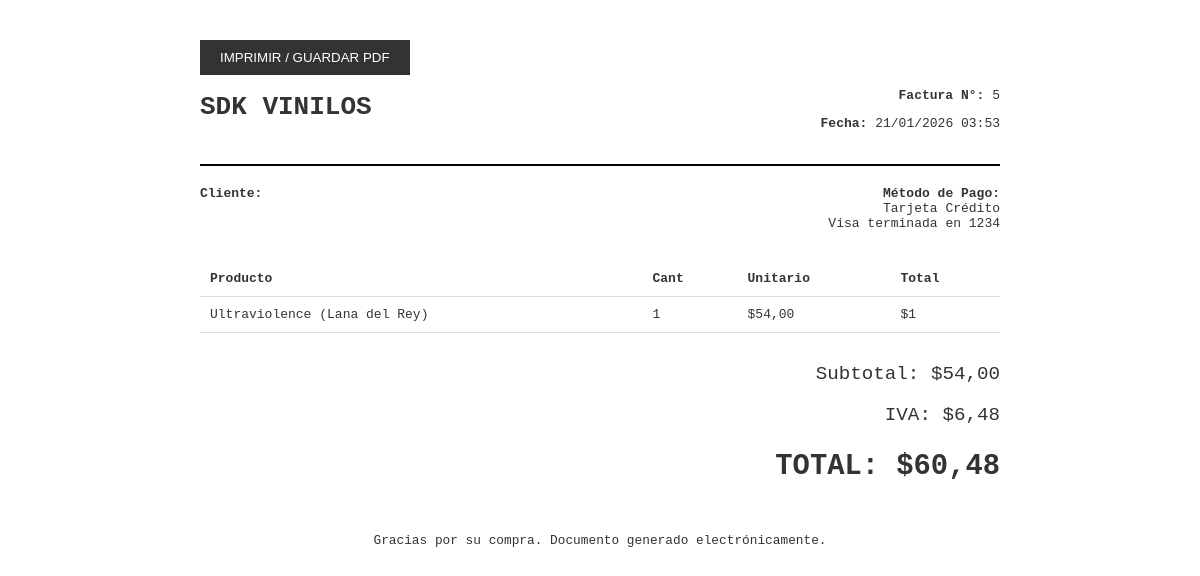
/orden/factura/5/ (signed in), run on the app's committed database.
### tienda/models.py (models this page shows, shortened)
class OrdenVenta(models.Model):
    ESTADOS = [('PENDIENTE', 'Pendiente'), ('PAGADO', 'Pagado'), ('DEVUELTO', 'Devuelto')]
    ESTADOS_ENVIO = [
        ('REVISION', '⏳ En Revisión'),
        ('PREPARANDO', '📦 Preparando Paquete'),
        ('EN_CAMINO', '🚚 En Camino'),
        ('ENTREGADO', '✅ Entregado'),
    ]
    cliente = models.ForeignKey(User, on_delete=models.CASCADE)
    fechaCompra = models.DateTimeField(auto_now_add=True)
    estadoOrden = models.CharField(max_length=20, choices=ESTADOS, default='PENDIENTE')
    subtotalSinImpuestos = models.DecimalField(max_digits=10, decimal_places=2, default=0)
    valorImpuestos = models.DecimalField(max_digits=10, decimal_places=2, default=0)
    valorDescuento = models.DecimalField(max_digits=10, decimal_places=2, default=0)
    totalFinal = models.DecimalField(max_digits=10, decimal_places=2, default=0)
    estadoEntrega = models.CharField(max_length=20, choices=ESTADOS_ENVIO, default='REVISION')
    metodoPago = models.CharField(max_length=50, default='Tarjeta Crédito')
    infoPago = models.CharField(max_length=20, default='**** 0000', verbose_name="Terminación Tarjeta")
    motivoDevolucion = models.TextField(blank=True, null=True)
    montoReembolsado = models.DecimalField(max_digits=10, decimal_places=2, default=0)
    cuponAplicado = models.ForeignKey(CuponDescuento, on_delete=models.SET_NULL, null=True, blank=True)

class DetalleOrden(models.Model):
    orden = models.ForeignKey(OrdenVenta, related_name='detalles', on_delete=models.CASCADE)
    producto = models.ForeignKey(ViniloMusical, on_delete=models.PROTECT)
    cantidad = models.IntegerField(default=1)
    precioUnitarioHistorico = models.DecimalField(max_digits=10, decimal_places=2)

class ViniloMusical(models.Model):
    tituloDisco = models.CharField(max_length=200)
    artistaPrincipal = models.CharField(max_length=200)
    precioUnitario = models.DecimalField(max_digits=10, decimal_places=2)
    stockDisponible = models.IntegerField(default=0)
    porcentajeDescuento = models.IntegerField(default=0, verbose_name="Descuento (%)", help_text="0 para precio normal")
    activo = models.BooleanField(default=True, verbose_name="¿Activo en Tienda?")
    imagenPortada = models.ImageField(upload_to='portadas/', blank=True, null=True)
    imagenUrl = models.URLField(max_length=500, blank=True, null=True, verbose_name="URL de Imagen (Opcional)")
    categoria = models.CharField(max_length=100, verbose_name="Género Musical")
    esNuevo = models.BooleanField(default=True)
    aceptaDevolucion = models.BooleanField(default=True)

### tienda/views.py (the view)
# urls.py: path('orden/factura/<int:orden_id>/', views.verFactura, name='ver_factura'), # PDF/HTML
@login_required
def verFactura(request, orden_id):
    orden = get_object_or_404(OrdenVenta, pk=orden_id)
    if orden.cliente != request.user and not request.user.is_staff:
        return redirect('inicio')
    return render(request, 'tienda/factura_simple.html', {'orden': orden})

### tienda/templates/tienda/factura_simple.html (shortened to what this page needs)
<!DOCTYPE html>
<html lang="es">
<head>
</head>
<body>
    <button onclick="window.print()" class="btn-print">IMPRIMIR / GUARDAR PDF</button>
    <div class="header">
        <h1>SDK VINILOS</h1>
        <div style="text-align: right;">
            <p><strong>Factura N°:</strong> {{ orden.id }}</p>
            <p><strong>Fecha:</strong> {{ orden.fechaCompra|date:"d/m/Y H:i" }}</p>
        </div>
    </div>
    <div class="info">
        <div>
            <strong>Cliente:</strong><br>
            {{ orden.cliente.first_name }} {{ orden.cliente.last_name }}<br>
        </div>
        <div style="text-align: right;">
            <strong>Método de Pago:</strong><br>
            {{ orden.metodoPago }}<br>
            {{ orden.infoPago }}
        </div>
    </div>
    <table>
        <thead>
            <tr>
                <th>Producto</th>
                <th>Cant</th>
                <th>Unitario</th>
                <th>Total</th>
            </tr>
        </thead>
        <tbody>
            {% for item in orden.detalles.all %}
            <tr>
                <td>{{ item.producto.tituloDisco }} ({{ item.producto.artistaPrincipal }})</td>
                <td>{{ item.cantidad }}</td>
                <td>${{ item.precioUnitarioHistorico }}</td>
                <td>${{ item.cantidad|add:0 }} </td>
            </tr>
            {% endfor %}
        </tbody>
    </table>
    <div class="total">
        <p>Subtotal: ${{ orden.subtotalSinImpuestos }}</p>
        <p>IVA: ${{ orden.valorImpuestos }}</p>
        <h2>TOTAL: ${{ orden.totalFinal }}</h2>
    </div>
    <div style="margin-top: 50px; text-align: center; font-size: 0.8rem;">
        Gracias por su compra. Documento generado electrónicamente.
    </div>
</body>
</html>

### tienda/templates/tienda/factura_simple.html (style rules this page uses)
body { font-family: monospace; max-width: 800px; margin: 40px auto; color: #333; }
.header { display: flex; justify-content: space-between; border-bottom: 2px solid #000; padding-bottom: 20px; }
.info { margin: 20px 0; display: flex; justify-content: space-between; }
table { width: 100%; border-collapse: collapse; margin-top: 30px; }
th, td { border-bottom: 1px solid #ddd; padding: 10px; text-align: left; }
.total { margin-top: 30px; text-align: right; font-size: 1.2rem; }
.btn-print { background: #333; color: white; border: none; padding: 10px 20px; cursor: pointer; }

### data on the page
OrdenVenta: id "5", fechaCompra "21/01/2026 03:53", metodoPago "Tarjeta Crédito", infoPago "Visa terminada en 1234", subtotalSinImpuestos "54,00", valorImpuestos "6,48", totalFinal "60,48"
DetalleOrden: producto.tituloDisco "Ultraviolence", producto.artistaPrincipal "Lana del Rey", cantidad "1", precioUnitarioHistorico "54,00", cantidad|add "1"
